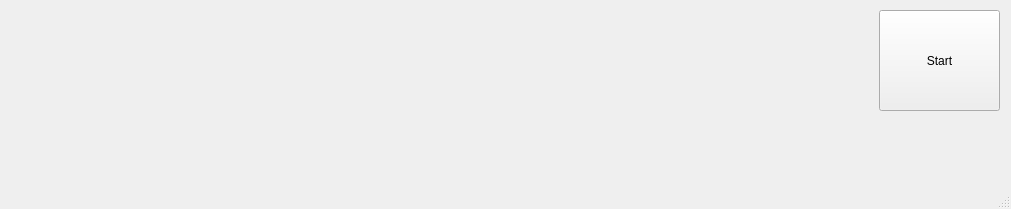
<?xml version="1.0" encoding="UTF-8"?>
<ui version="4.0">
 <class>MainWindow</class>
 <widget class="QMainWindow" name="MainWindow">
  <property name="geometry">
   <rect>
    <x>0</x>
    <y>0</y>
    <width>1011</width>
    <height>209</height>
   </rect>
  </property>
  <property name="windowTitle">
   <string>MainWindow</string>
  </property>
  <widget class="QWidget" name="centralwidget">
   <widget class="QPushButton" name="pushButton">
    <property name="geometry">
     <rect>
      <x>879</x>
      <y>10</y>
      <width>121</width>
      <height>101</height>
     </rect>
    </property>
    <property name="text">
     <string>Start</string>
    </property>
   </widget>
  </widget>
  <widget class="QMenuBar" name="menubar">
   <property name="geometry">
    <rect>
     <x>0</x>
     <y>0</y>
     <width>1011</width>
     <height>21</height>
    </rect>
   </property>
  </widget>
  <widget class="QStatusBar" name="statusbar"/>
 </widget>
 <resources/>
 <connections/>
</ui>
